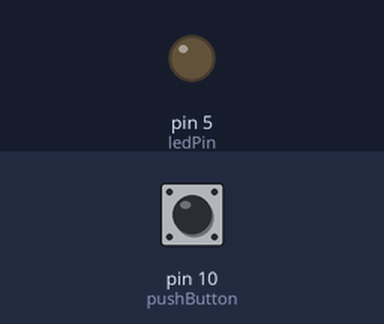
The sketch below on a simulated Arduino Uno, built with avr-gcc and run on an emulated ATmega328P. Parts: output pins drawn as LEDs (lit = HIGH). The inputs (shaded band) are chosen by the test bench; at power-on: pin 10 (pushButton) LOW. What the sketch prints to the serial monitor is not drawn.

Above: at 2.5 s.
At 7.5 s:
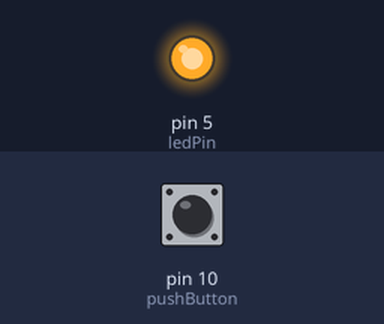
Timing chart, 0 to 13.0 s (numbered marks = the images above):
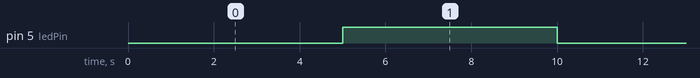

Measured:
- by itself, pin 5 (ledPin): alternates HIGH for 5.0 s and LOW for 5.0 s

The sketch:

11.ino
```cpp
int pushButton = 10;
// constants won't change. Used here to set a pin number:
const int ledPin = 5;  // the number of the LED pin
// Variables will change:
int ledState = LOW;  // ledState used to set the LED
// Generally, you should use "unsigned long" for variables that hold time
// The value will quickly become too large for an int to store
unsigned long previousMillis = 0;  // will store last time LED was updated
// constants won't change:
const long interval = 5000;  // interval at which to blink (milliseconds)
void setup() {
  // set the digital pin as output:
  pinMode(5, OUTPUT);
  // initialize serial communication at 9600 bits per second:
  Serial.begin(9600);
  pinMode(pushButton, INPUT); // set pushbutton as input
}
void loop() {
  // here is where you'd put code that needs to be running all the time.
  // check to see if it's time to blink the LED; that is, if the difference
  // between the current time and last time you blinked the LED is bigger than
  // the interval at which you want to blink the LED.
  unsigned long currentMillis = millis();
  if (currentMillis - previousMillis >= interval) {
    // save the last time you blinked the LED
    previousMillis = currentMillis;
    // if the LED is off turn it on and vice-versa:
    if (ledState == LOW) {
      ledState = HIGH;
    } else {
      ledState = LOW;
    }
  }
  digitalWrite(ledPin, ledState);
  int buttonState = digitalRead(pushButton);
  // print out the state of the button:
  Serial.println(buttonState);
} 
```
